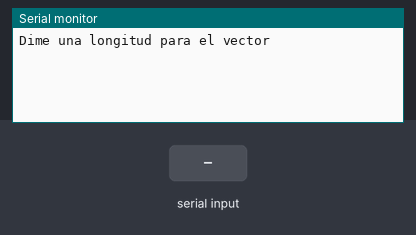
Simulated run of this sketch. Board: Arduino Uno, built with avr-gcc and run on an emulated ATmega328P. Shown: the last lines printed to the serial monitor. Inputs (shaded band) come from the test bench.

Above: at 1.2 s.
1.3 s: "90,45\n" received over Serial
At 2.5 s:
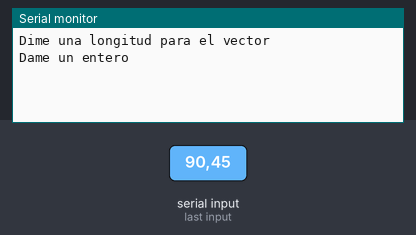
2.8 s: "30,150\n" received over Serial
At 3.9 s:
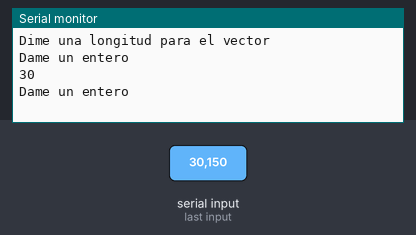

The sketch:

Ej_1_Puntero.ino
```cpp
void media (int v[], int tam, float *x){
  int i;
  *x = 0;
  for (i = 0 ; i < tam ; i++){
    *x += v[i];
   }
   *x = (float) *x / tam ;

 }
void setup() {
  Serial.begin(115200);


}

void loop() {
  int n,*vect;
  float medianum;
  n = leerEntero("Dime una longitud para el vector");
  vect=reservar(n);
  rellenaVectorEntero(vect, n);
  Serial.println("Calculo media "+String(n)+"-"+String(vect[n-1]));
  media(vect, n, &medianum);
  Serial.println("La media es " + String(medianum));
  liberar(vect);
}
```

Lectura.ino
```cpp
String leerLinea() {
  // Espera hasta que haya algo que leer
  while(Serial.available() < 1) {
    delay(1);
  }
  return Serial.readStringUntil('\n');
}

int leerEntero(String s) {
  String r;
  Serial.println(s);
  r = leerLinea();
  return r.toInt();
}
```

Vectores.ino
```cpp
// Reserva memoria para entero
int *reservar(int tam) {
  return (int *) malloc(sizeof(int)*tam);
}

// Libera memoria asignada a un entero
void liberar(int *v) {
  free(v);
}

// Muestra un vector de enteros de tamaño tam
void mostrar(int *v,int tam) {
  int i;

  Serial.print("[");
  for(i=0;i<tam;i++) {
    if (i<(tam-1)) Serial.print( String(v[i]) + ", " );
    else Serial.print( String(v[i]) );
  }
  Serial.println("]");
}

// Rellena vector de enteros de tamaño tam
void rellenaVectorEntero(int v[], int tam) {
  int i;
  // Inicializa el vector v con valores aleatorios
  for(i=0; i<tam; i++) {
    v[i] = leerEntero("Dame un entero");
    Serial.println( v[i] );
  }
}
```

Measured:
- after the input at 1.3 s, the serial monitor: prints a new line at once (image 1)
- after the input at 2.8 s, the serial monitor: prints a new line at once (image 2)
